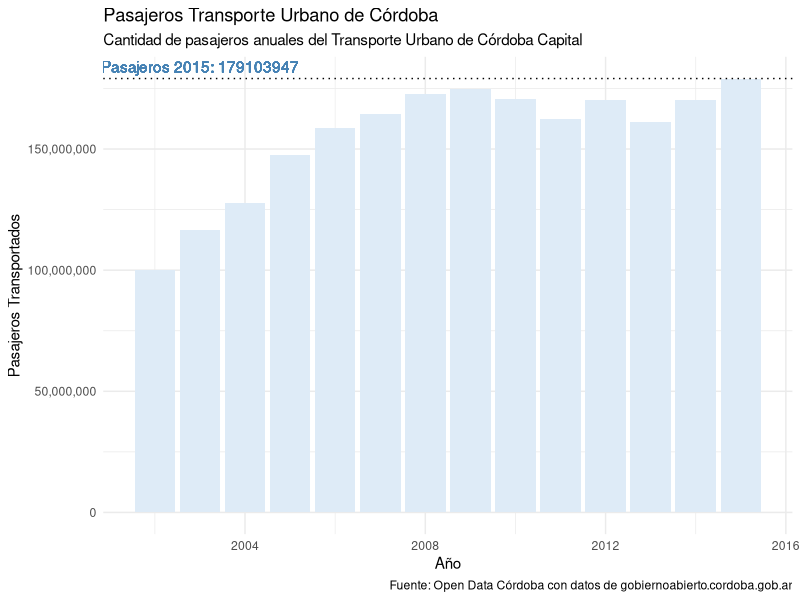
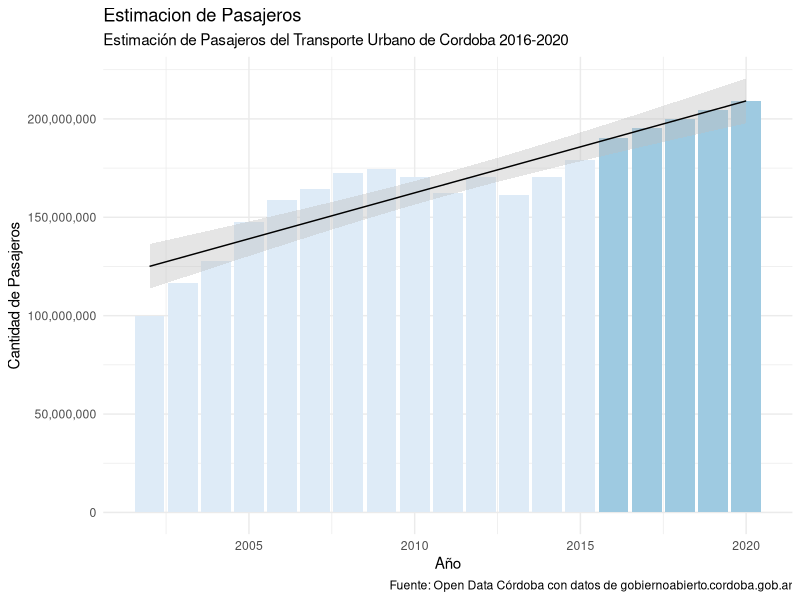

The R source for these figures, in order:
## ---- chunk 1
knitr::opts_chunk$set(echo = TRUE)
library(ggplot2)
library(ggthemes)
## ---- chunk 2
datos <- read.csv("data/transporte-urbano-cordoba/pasajeros_y_kilometros_2012_a_2016.csv", 
                 dec = ",",
                 stringsAsFactors = FALSE)

datos <- data.frame(lapply(datos, function(x) gsub(".", "", x, fixed = TRUE)), stringsAsFactors = FALSE)
datos <- data.frame(lapply(datos, function(x) as.numeric(x)))
colnames(datos) <- tolower(colnames(datos))
## ---- chunk 3
pasajeros2015 <- datos[datos$anio == 2015,"pasajeros.total"]
ggplot(datos, aes(x=anio, y=pasajeros.total, fill=TRUE)) +
  geom_bar(stat="identity") +
  theme_minimal() + scale_fill_brewer() +
  scale_y_continuous(labels = scales::comma) +
  labs(title="Pasajeros Transporte Urbano de Córdoba",
       subtitle="Cantidad de pasajeros anuales del Transporte Urbano de Córdoba Capital",
       caption="Fuente: Open Data Córdoba con datos de gobiernoabierto.cordoba.gob.ar") +
  geom_hline(yintercept = pasajeros2015, show.legend = TRUE, linetype=3) +
  geom_text(aes(x=2003, y=pasajeros2015), 
            colour="steelblue",
            label=paste("Pasajeros 2015:",pasajeros2015),
            vjust=-.5)  + guides(fill=FALSE) +
  xlab("Año") +
  ylab("Pasajeros Transportados")
## ---- chunk 4
modelo <- lm(pasajeros.total ~ anio, datos)

datosPrediccion <- data.frame(anio = 2016:2020)
datosPrediccion$pasajeros.total <- predict(modelo, datosPrediccion)

datosFinal <- rbind(datos[,c("anio", "pasajeros.total")], datosPrediccion)
datosFinal$prediccion <- ifelse(datosFinal$anio < 2016, FALSE, TRUE)


ggplot(datosFinal, aes(x=anio,y=pasajeros.total, fill=prediccion)) + 
  geom_bar(stat="identity") +
  theme_minimal() +
  scale_fill_brewer() +
  labs(title = "Estimacion de Pasajeros",
       subtitle = "Estimación de Pasajeros del Transporte Urbano de Cordoba 2016-2020",
       caption = "Fuente: Open Data Córdoba con datos de gobiernoabierto.cordoba.gob.ar") +
  scale_y_continuous(labels = scales::comma) +
  geom_smooth(method = "lm", color="black", fill="grey", size=.5) +
  ylab("Cantidad de Pasajeros") +
  xlab("Año") + guides(fill=FALSE)
